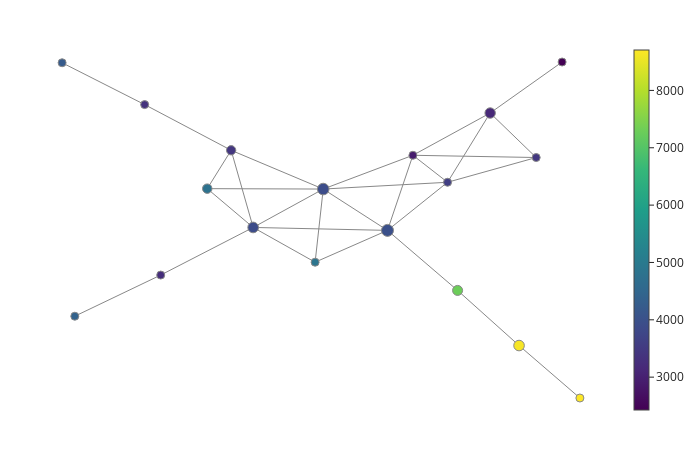

Here is the notebook cell this chart was saved with:
### Code cell
mappers = {
    'torus':{
        'filter_func':Projection(columns=[0,1]),
        'cover':CubicalCover(n_intervals=2, overlap_frac=0.2),
        'clusterer':DBSCAN(eps=10)
    },
    'sphere':{
        'filter_func':Projection(columns=[0,1]),
        'cover':CubicalCover(n_intervals=2, overlap_frac=0.2),
        'clusterer':DBSCAN(eps=10)
    },
    'human':{
        #'filter_func':Projection(columns=[0,1]),
        'filter_func':PCA(n_components=2),
        #'filter_func':UMAP(n_neighbors=5),
        'cover':CubicalCover(n_intervals=5, overlap_frac=0.1),
        'clusterer':DBSCAN(eps=10,metric='chebyshev')
    },
    'table':{
        'filter_func':Projection(columns=[0,1,2]),
        'cover':CubicalCover(n_intervals=4, overlap_frac=0.4),
        'clusterer':DBSCAN(eps=10)
    }, 
    'chair':{
        'filter_func':Projection(columns=[0,1,2]),
        'cover':CubicalCover(n_intervals=3, overlap_frac=0.2),
        'clusterer':DBSCAN(eps=10)

    }
}

body = 'human'
#body = 'torus'
#body = 'chair'
#body = 'table'
pprint(mappers[body])
# Define filter function – can be any scikit-learn transformer
filter_func = mappers[body]['filter_func']
#filter_func = Projection(columns=[0,1])
#filter_func = PCA()
#filter_func = Eccentricity()
#filter_func = Entropy()
#filter_func = Projection()
#filter_func = UMAP(n_neighbors=5)

# Define cover
cover = mappers[body]['cover']
#cover = CubicalCover(n_intervals=2, overlap_frac=0.2)

# Choose clustering algorithm – default is DBSCAN
clusterer = mappers[body]['clusterer']
#clusterer = DBSCAN(eps=10)

# Configure parallelism of clustering step
n_jobs = 1

# Initialise pipeline
pipe = make_mapper_pipeline(
    filter_func=filter_func,
    cover=cover,
    clusterer=clusterer,
    verbose=False,
    n_jobs=n_jobs,
)
#plot_interactive_mapper_graph(pipe, pcd, color_data=pcd)
fig = plot_static_mapper_graph(pipe, pcd)
fig.show(config={'scrollZoom': True})

### Figure 1 — Plotly figure (JSON) as saved in the notebook; plotly's stock layout.template omitted (floating-point values rounded to 4 significant figures)
{"data": [{"hoverinfo": "none", "line": {"color": "#888", "width": 1}, "mode": "lines", "name": "edge_trace", "type": "scatter", "uid": "7f32d12c-a8ed-4241-9d84-e9861c0f1f6d", "x": [0.7282, 1.145, null, 0.7282, 0.4814, null, 0.7282, 0.2809, null, 0.7282, 0.9947, null, 0.1337, 0.4814, null, 0.1337, 0.2809, null, 0.1337, -0.2385, null, 0.1337, -0.6442, null, 0.1337, 0.5396, null, 0.1337, -0.2856, null, 0.4814, 0.2809, null, 0.4814, -0.2385, null, 0.4814, 0.9947, null, 0.2809, -0.2385, null, 0.2809, 0.9947, null, -0.2385, -0.6442, null, -0.2385, -0.7718, null, -0.2385, -0.9102, null, -0.2385, -0.2856, null, -0.6442, -0.7718, null, -0.6442, -0.9102, null, -0.6442, -1.18, null, -0.6442, -0.2856, null, -0.7718, -0.9102, null, -0.7718, -1.273, null, -1.273, -1.751, null, -1.18, -1.677, null, 0.5396, 0.8955, null, 0.8955, 1.248, null], "y": [1.266, 1.769, null, 1.266, 0.5821, null, 1.266, 0.8486, null, 1.266, 0.8264, null, 0.1074, 0.5821, null, 0.1074, 0.8486, null, 0.1074, 0.5152, null, 0.1074, 0.1363, null, 0.1074, -0.4853, null, 0.1074, -0.2067, null, 0.5821, 0.8486, null, 0.5821, 0.5152, null, 0.5821, 0.8264, null, 0.8486, 0.5152, null, 0.8486, 0.8264, null, 0.5152, 0.1363, null, 0.5152, 0.898, null, 0.5152, 0.5192, null, 0.5152, -0.2067, null, 0.1363, 0.898, null, 0.1363, 0.5192, null, 0.1363, -0.3336, null, 0.1363, -0.2067, null, 0.898, 0.5192, null, 0.898, 1.349, null, 1.349, 1.762, null, -0.3336, -0.7397, null, -0.4853, -1.029, null, -1.029, -1.547, null]}, {"hoverinfo": "text", "hovertext": ["Node ID: 0<br>Pullback set label: 4<br>Partial cluster label: 0<br>Node size: 1029<br>Summary statistic: 3140.0", "Node ID: 1<br>Pullback set label: 11<br>Partial cluster label: 0<br>Node size: 1357<br>Summary statistic: 3980.0", "Node ID: 2<br>Pullback set label: 0<br>Partial cluster label: 0<br>Node size: 40<br>Summary statistic: 2430.0", "Node ID: 3<br>Pullback set label: 10<br>Partial cluster label: 0<br>Node size: 569<br>Summary statistic: 3580.0", "Node ID: 4<br>Pullback set label: 5<br>Partial cluster label: 0<br>Node size: 573<br>Summary statistic: 2920.0", "Node ID: 5<br>Pullback set label: 6<br>Partial cluster label: 0<br>Node size: 1271<br>Summary statistic: 3900.0", "Node ID: 6<br>Pullback set label: 7<br>Partial cluster label: 0<br>Node size: 1074<br>Summary statistic: 3900.0", "Node ID: 7<br>Pullback set label: 2<br>Partial cluster label: 0<br>Node size: 819<br>Summary statistic: 3430.0", "Node ID: 8<br>Pullback set label: 3<br>Partial cluster label: 0<br>Node size: 843<br>Summary statistic: 4780.0", "Node ID: 9<br>Pullback set label: 1<br>Partial cluster label: 0<br>Node size: 506<br>Summary statistic: 3360.0", "Node ID: 10<br>Pullback set label: 8<br>Partial cluster label: 0<br>Node size: 492<br>Summary statistic: 3250.0", "Node ID: 11<br>Pullback set label: 9<br>Partial cluster label: 0<br>Node size: 7<br>Summary statistic: 3470.0", "Node ID: 12<br>Pullback set label: 13<br>Partial cluster label: 0<br>Node size: 105<br>Summary statistic: 4410.0", "Node ID: 13<br>Pullback set label: 14<br>Partial cluster label: 0<br>Node size: 947<br>Summary statistic: 7290.0", "Node ID: 14<br>Pullback set label: 12<br>Partial cluster label: 0<br>Node size: 23<br>Summary statistic: 4860.0", "Node ID: 15<br>Pullback set label: 0<br>Partial cluster label: 1<br>Node size: 14<br>Summary statistic: 4230.0", "Node ID: 16<br>Pullback set label: 16<br>Partial cluster label: 0<br>Node size: 1054<br>Summary statistic: 8650.0", "Node ID: 17<br>Pullback set label: 15<br>Partial cluster label: 0<br>Node size: 6<br>Summary statistic: 8700.0"], "marker": {"color": [3140.0, 3985.0, 2427.0, 3583.0, 2916.0, 3902.0, 3896.0, 3433.0, 4779.0, 3361.0, 3253.0, 3472.0, 4413.0, 7286.0, 4861.0, 4227.0, 8646.0, 8705.0], "colorbar": {"thickness": 15, "title": {"side": "right", "text": ""}, "xanchor": "left"}, "colorscale": [[0, "#440154"], [0.1111, "#482878"], [0.2222, "#3e4989"], [0.3333, "#31688e"], [0.4444, "#26828e"], [0.5556, "#1f9e89"], [0.6667, "#35b779"], [0.7778, "#6ece58"], [0.8889, "#b5de2b"], [1, "#fde725"]], "line": {"color": "#888", "width": 1}, "opacity": 1, "reversescale": false, "showscale": true, "size": [1029, 1357, 40, 569, 573, 1271, 1074, 819, 843, 506, 492, 7, 105, 947, 23, 14, 1054, 6], "sizemin": 4, "sizemode": "area", "sizeref": 18.85}, "mode": "markers", "name": "node_trace", "type": "scatter", "uid": "67ad1b93-49c8-435a-bfce-b8fc332fb7ff", "x": [0.7282, 0.1337, 1.145, 0.4814, 0.2809, -0.2385, -0.6442, -0.7718, -0.9102, -1.273, -1.18, 0.9947, -1.677, 0.5396, -0.2856, -1.751, 0.8955, 1.248], "y": [1.266, 0.1074, 1.769, 0.5821, 0.8486, 0.5152, 0.1363, 0.898, 0.5192, 1.349, -0.3336, 0.8264, -0.7397, -0.4853, -0.2067, 1.762, -1.029, -1.547]}], "layout": {"autosize": false, "height": 450, "hovermode": "closest", "margin": {"b": 20, "l": 5, "r": 5, "t": 40}, "showlegend": false, "title": {"text": ""}, "width": 700, "xaxis": {"autorange": true, "range": [-1.937, 1.434], "showgrid": false, "showline": false, "showticklabels": false, "ticks": "", "title": {"text": ""}, "type": "linear", "zeroline": false}, "yaxis": {"autorange": true, "range": [-1.764, 1.986], "showgrid": false, "showline": false, "showticklabels": false, "ticks": "", "title": {"text": ""}, "type": "linear", "zeroline": false}}}
